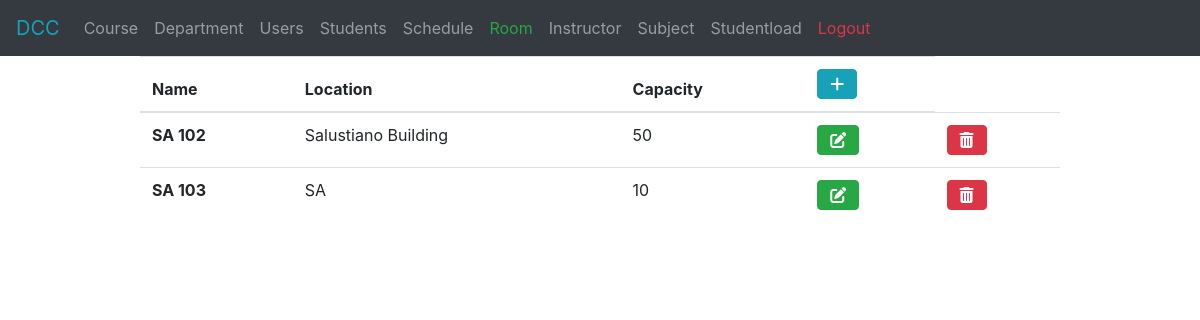
Page /pages/room.php (signed in) on the committed database.
### tables this page shows
CREATE TABLE `room` (
  `id` int(11) NOT NULL AUTO_INCREMENT,
  `name` varchar(45) DEFAULT NULL,
  `location` varchar(45) DEFAULT NULL,
  `capacity` int(11) DEFAULT NULL,
  PRIMARY KEY (`id`)
);

### pages/room.php (the view, shortened to what this page needs)
<?php
	include '../components/navigation.php';
	include '../styles.php';
	include '../db.php';
	?>
<html>
	<head>
	</head>
	<body>
		<div class="container">
			<div class="row">
				<div class="col-sm">
				</div>
				<div class="col-sm-10">
					<table class="table">
						<thead>
							<tr>
								<th scope="col">Name</th>
								<th scope="col">Location</th>
								<th scope="col">Capacity</th>
								<th scope="col"><button type="button" onclick="window.location.href='./add-room.php'" class="btn btn-info"><i class="fas fa-plus"></i></button></th>
							</tr>
						</thead>
						<tbody>
							<?php
								$sql = "select * from room";
								$result = $conn->query($sql);
								if ($result->num_rows > 0) {
								    while ($row = $result->fetch_assoc()) {
								        ?>
							<tr>
								<th scope="row"><?php echo $row['name'] ?></th>
								<td><?php echo $row['location'] ?></td>
								<td><?php echo $row['capacity'] ?></td>
								<form action="./edit-room.php" method="post">
									<td><button type="submit" class="btn btn-success"><i class="fas fa-edit"></i></button></td>
								</form>
								<form action="../requests/delete-room.php" method="post">
									<td><button type="submit" class="btn btn-danger"><i class="fas fa-trash-alt"></i></button></td>
								</form>
								<?php }
									} ?>
						</tbody>
					</table>
				</div>
				<div class="col-sm">
				</div>
			</div>
		</div>
	</body>
</html>

### rows in the picture
room: name "SA 102", location "Salustiano Building", capacity "50"
room: name "SA 103", location "SA", capacity "10"
